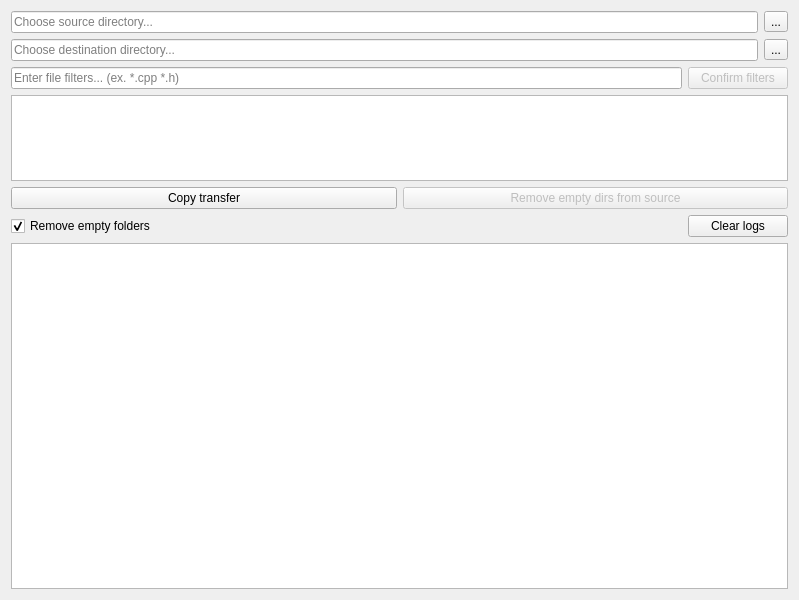
<?xml version="1.0" encoding="UTF-8"?>
<ui version="4.0">
 <class>Widget</class>
 <widget class="QWidget" name="Widget">
  <property name="geometry">
   <rect>
    <x>0</x>
    <y>0</y>
    <width>799</width>
    <height>600</height>
   </rect>
  </property>
  <property name="windowTitle">
   <string>Widget</string>
  </property>
  <layout class="QVBoxLayout" name="verticalLayout">
   <item>
    <layout class="QGridLayout" name="gridLayout">
     <item row="0" column="0">
      <widget class="QLineEdit" name="source_dir_line_edit">
       <property name="placeholderText">
        <string>Choose source directory...</string>
       </property>
      </widget>
     </item>
     <item row="0" column="1">
      <widget class="QToolButton" name="source_dir_button">
       <property name="text">
        <string>...</string>
       </property>
      </widget>
     </item>
     <item row="1" column="0">
      <widget class="QLineEdit" name="destination_dir_line_edit">
       <property name="placeholderText">
        <string>Choose destination directory...</string>
       </property>
      </widget>
     </item>
     <item row="1" column="1">
      <widget class="QToolButton" name="destination_dir_button">
       <property name="text">
        <string>...</string>
       </property>
      </widget>
     </item>
    </layout>
   </item>
   <item>
    <layout class="QHBoxLayout" name="horizontalLayout">
     <item>
      <widget class="QLineEdit" name="file_filters_line_edit">
       <property name="placeholderText">
        <string>Enter file filters... (ex. *.cpp *.h)</string>
       </property>
      </widget>
     </item>
     <item>
      <widget class="QPushButton" name="confirm_filters_button">
       <property name="enabled">
        <bool>false</bool>
       </property>
       <property name="minimumSize">
        <size>
         <width>100</width>
         <height>0</height>
        </size>
       </property>
       <property name="text">
        <string>Confirm filters</string>
       </property>
      </widget>
     </item>
    </layout>
   </item>
   <item>
    <widget class="QListWidget" name="info_list">
     <property name="sizePolicy">
      <sizepolicy hsizetype="Expanding" vsizetype="Expanding">
       <horstretch>0</horstretch>
       <verstretch>1</verstretch>
      </sizepolicy>
     </property>
    </widget>
   </item>
   <item>
    <layout class="QHBoxLayout" name="horizontalLayout_2">
     <item>
      <widget class="QPushButton" name="tranfer_button">
       <property name="sizePolicy">
        <sizepolicy hsizetype="Minimum" vsizetype="Fixed">
         <horstretch>0</horstretch>
         <verstretch>0</verstretch>
        </sizepolicy>
       </property>
       <property name="minimumSize">
        <size>
         <width>100</width>
         <height>0</height>
        </size>
       </property>
       <property name="text">
        <string>Copy transfer</string>
       </property>
      </widget>
     </item>
     <item>
      <widget class="QPushButton" name="remove_empty_button">
       <property name="enabled">
        <bool>false</bool>
       </property>
       <property name="text">
        <string>Remove empty dirs from source</string>
       </property>
      </widget>
     </item>
    </layout>
   </item>
   <item>
    <layout class="QHBoxLayout" name="horizontalLayout_3">
     <item>
      <widget class="QCheckBox" name="remove_empty_checkbox">
       <property name="sizePolicy">
        <sizepolicy hsizetype="Minimum" vsizetype="Fixed">
         <horstretch>0</horstretch>
         <verstretch>0</verstretch>
        </sizepolicy>
       </property>
       <property name="text">
        <string>Remove empty folders</string>
       </property>
       <property name="checked">
        <bool>true</bool>
       </property>
      </widget>
     </item>
     <item>
      <spacer name="horizontalSpacer">
       <property name="orientation">
        <enum>Qt::Horizontal</enum>
       </property>
       <property name="sizeHint" stdset="0">
        <size>
         <width>40</width>
         <height>20</height>
        </size>
       </property>
      </spacer>
     </item>
     <item>
      <widget class="QPushButton" name="clear_logs_button">
       <property name="sizePolicy">
        <sizepolicy hsizetype="Minimum" vsizetype="Fixed">
         <horstretch>0</horstretch>
         <verstretch>0</verstretch>
        </sizepolicy>
       </property>
       <property name="minimumSize">
        <size>
         <width>100</width>
         <height>0</height>
        </size>
       </property>
       <property name="text">
        <string>Clear logs</string>
       </property>
      </widget>
     </item>
    </layout>
   </item>
   <item>
    <widget class="QListWidget" name="logs_list">
     <property name="sizePolicy">
      <sizepolicy hsizetype="Expanding" vsizetype="Expanding">
       <horstretch>0</horstretch>
       <verstretch>4</verstretch>
      </sizepolicy>
     </property>
    </widget>
   </item>
  </layout>
 </widget>
 <resources/>
 <connections/>
</ui>
